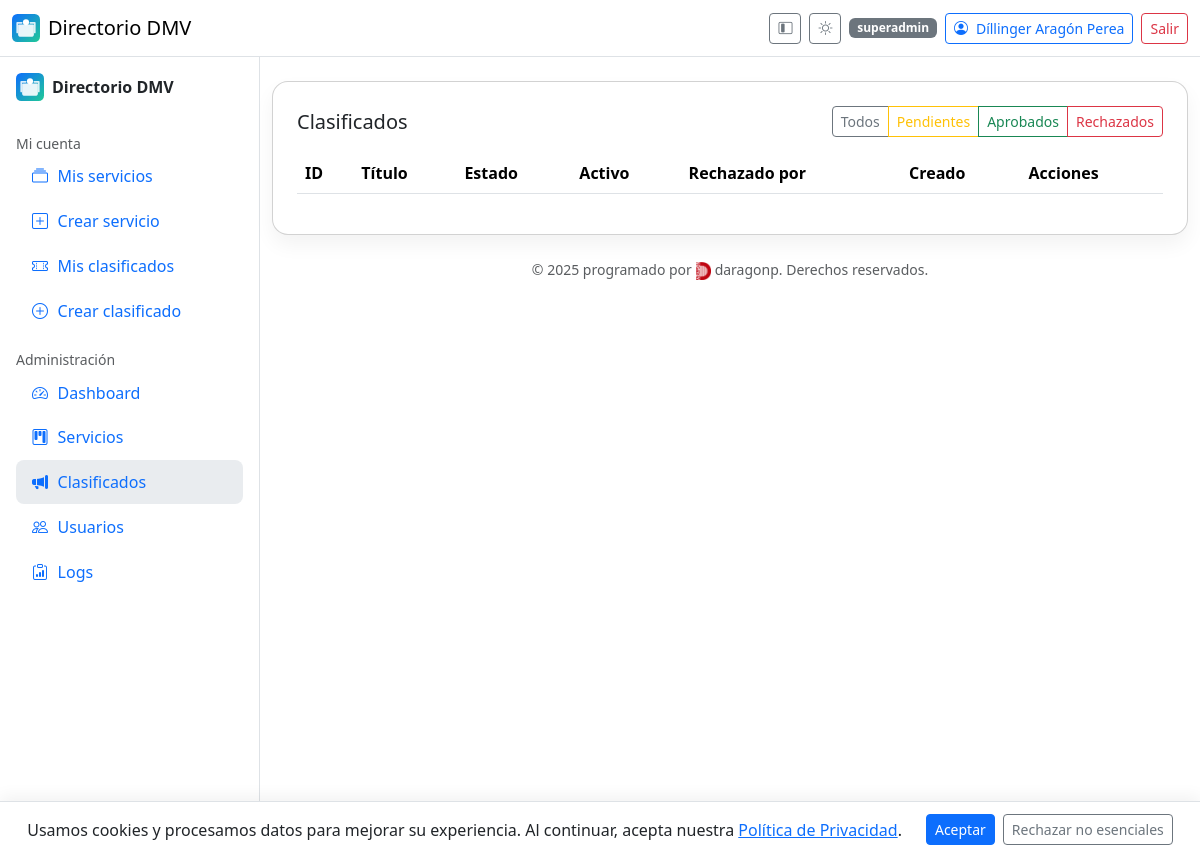
Before: /admin/classifieds (signed in) with the older database file.
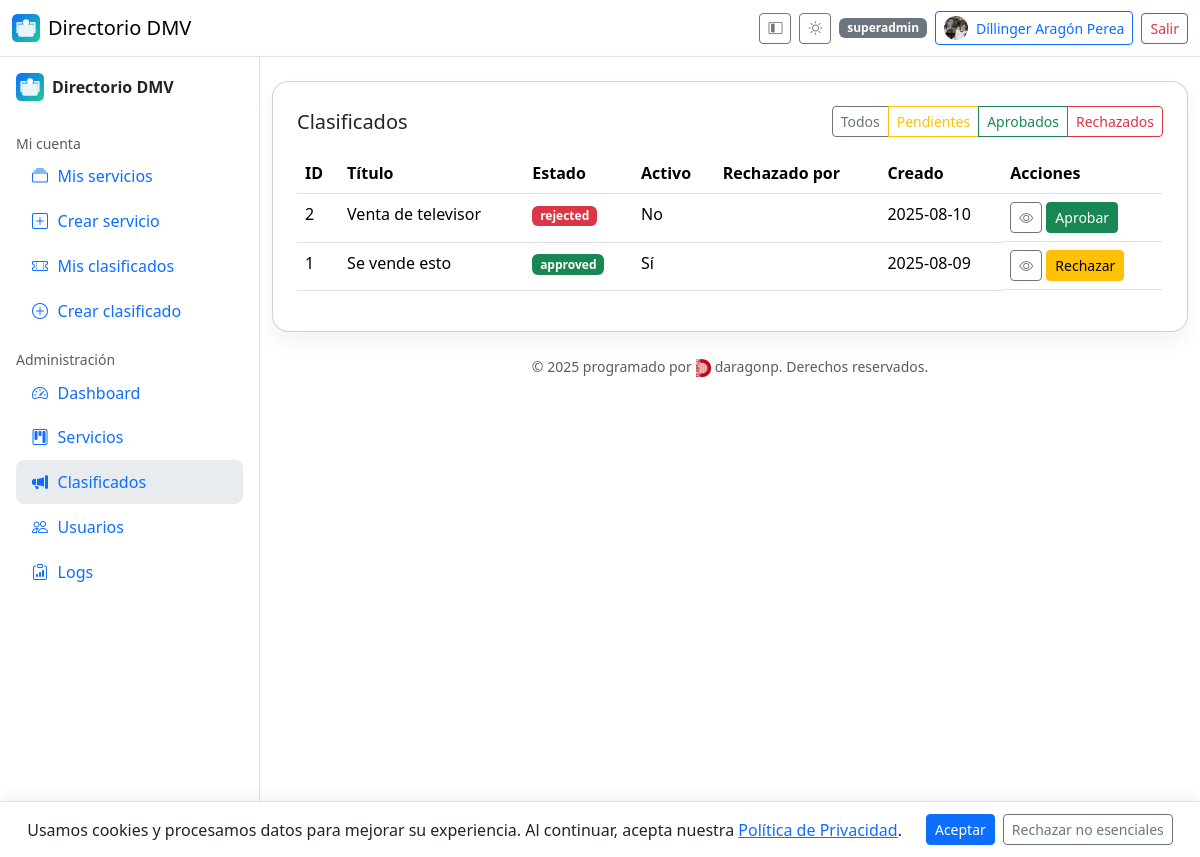
After: the same page with the newer database file.
### app/models.py (models this page shows, shortened)
class User(UserMixin, db.Model):
    id = db.Column(db.Integer, primary_key=True)
    name = db.Column(db.String(120), nullable=False)
    email = db.Column(db.String(120), unique=True, nullable=False, index=True)
    phone = db.Column(db.String(50))
    address = db.Column(db.String(200))
    password_hash = db.Column(db.String(256), nullable=False)
    role = db.Column(db.String(20), default=Role.BASIC.value, nullable=False)
    is_verified = db.Column(db.Boolean, default=False)
    verification_code = db.Column(db.String(6), nullable=True)
    avatar_url = db.Column(db.String(255))
    is_deleted = db.Column(db.Boolean, default=False)
    created_at = db.Column(db.DateTime, default=datetime.utcnow)
    updated_at = db.Column(db.DateTime, default=datetime.utcnow, onupdate=datetime.utcnow)
    services = db.relationship(
        "Service",
        backref="owner",
        lazy=True,
        foreign_keys="Service.owner_id",
    )
    approved_services = db.relationship(
        "Service",
        backref="approver",
        lazy=True,
        foreign_keys="Service.approved_by",
    )

class Classified(db.Model):
    id = db.Column(db.Integer, primary_key=True)
    owner_id = db.Column(db.Integer, db.ForeignKey("user.id"), nullable=False)
    title = db.Column(db.String(140), nullable=False)
    description = db.Column(db.Text, nullable=False)
    start_date = db.Column(db.Date, nullable=False)
    end_date = db.Column(db.Date, nullable=False)
    email = db.Column(db.String(120))
    phone = db.Column(db.String(50))
    address = db.Column(db.String(200))
    link = db.Column(db.String(200))
    status = db.Column(db.String(20), default=ServiceStatus.PENDING.value, nullable=False)  # reuse enum strings
    is_active = db.Column(db.Boolean, default=False)
    is_deleted = db.Column(db.Boolean, default=False)
    approved_by = db.Column(db.Integer, db.ForeignKey("user.id"))
    approved_at = db.Column(db.DateTime)
    created_at = db.Column(db.DateTime, default=datetime.utcnow)
    updated_at = db.Column(db.DateTime, default=datetime.utcnow, onupdate=datetime.utcnow)

### app/admin.py (the view)
@admin_bp.route("/classifieds")
@login_required
def admin_classifieds():
    if not _require_admin():
        return ("Forbidden", 403)
    status = request.args.get("status")
    q = Classified.query.filter_by(is_deleted=False)
    if status:
        q = q.filter_by(status=status)
    items = q.order_by(Classified.created_at.desc()).all()
    users_map = {u.id: u.name for u in User.query.with_entities(User.id, User.name).all()}
    return render_template("admin/classifieds.html", items=items, ServiceStatus=ServiceStatus, users_map=users_map)

### app/admin.py (called while the page is built)
def _require_admin():
    return current_user.is_authenticated and current_user.role in ("admin", "superadmin")

@admin_bp.before_request
def _check_admin():
    if request.endpoint and request.endpoint.startswith("admin.") and not _require_admin():
        return ("Forbidden", 403)

### app/models.py (called while the page is built)
@login_manager.user_loader
def load_user(user_id):
    return User.query.get(int(user_id))

### app/templates/admin/classifieds.html (shortened to what this page needs)
{% extends "base.html" %}
{% block content %}
<div class="card card-shadow p-4">
  <div class="d-flex justify-content-between align-items-center mb-3">
    <h1 class="h5 m-0">Clasificados</h1>
    <div class="btn-group">
      <a class="btn btn-outline-secondary btn-sm" href="{{ url_for('admin.admin_classifieds') }}">Todos</a>
      <a class="btn btn-outline-warning btn-sm" href="{{ url_for('admin.admin_classifieds', status=ServiceStatus.PENDING.value) }}">Pendientes</a>
      <a class="btn btn-outline-success btn-sm" href="{{ url_for('admin.admin_classifieds', status=ServiceStatus.APPROVED.value) }}">Aprobados</a>
      <a class="btn btn-outline-danger btn-sm" href="{{ url_for('admin.admin_classifieds', status=ServiceStatus.REJECTED.value) }}">Rechazados</a>
    </div>
  </div>
  <div class="table-responsive">
    <table class="table" id="dt_cls">
      <thead>
        <tr>
          <th>ID</th>
          <th>Título</th>
          <th>Estado</th>
          <th>Activo</th>
          <th>Rechazado por</th>
          <th>Creado</th>
          <th>Acciones</th>
        </tr>
      </thead>
      <tbody>
        {% for c in items %}
        <tr>
          <td>{{ c.id }}</td>
          <td class="text-truncate" style="max-width: 340px">{{ c.title }}</td>
          <td>
            <span class="badge text-bg-{% if c.status==ServiceStatus.APPROVED.value %}success{% elif c.status==ServiceStatus.PENDING.value %}warning{% else %}danger{% endif %}">
              {{ c.status }}
            </span>
          </td>
          <td>{{ 'Sí' if c.is_active else 'No' }}</td>
          <td>{{ users_map.get(c.rejected_by) or '' }}</td>
          <td>{{ c.created_at.strftime('%Y-%m-%d') if c.created_at else '' }}</td>
          <td class="d-flex gap-1 flex-wrap">
            <a class="btn btn-sm btn-outline-secondary" href="{{ url_for('classifieds.detail', cid=c.id) }}" title="Ver"><i class="bi bi-eye"></i></a>
            {% if c.status != ServiceStatus.APPROVED.value %}
            <form method="post" action="{{ url_for('admin.approve_classified', cid=c.id) }}">
              <button class="btn btn-sm btn-success" title="Aprobar">Aprobar</button>
            </form>
            {% endif %}
            {% if c.status != ServiceStatus.REJECTED.value %}
            <form method="post" action="{{ url_for('admin.reject_classified', cid=c.id) }}">
              <button class="btn btn-sm btn-warning" title="Rechazar">Rechazar</button>
            </form>
            {% endif %}
          </td>
        </tr>
        {% endfor %}
      </tbody>
    </table>
  </div>
</div>
{% endblock %}

### app/templates/base.html (shortened to what this page needs)
{% set is_admin = (current_user.is_authenticated and current_user.role in ['admin','superadmin']) %}
<!doctype html>
<html lang="es">
<head>
  <link href="https://cdn.jsdelivr.net/npm/bootstrap@5.3.3/dist/css/bootstrap.min.css" rel="stylesheet">
  <link href="https://cdn.jsdelivr.net/npm/bootstrap-icons@1.11.3/font/bootstrap-icons.css" rel="stylesheet">
  <link href="https://cdn.datatables.net/2.0.8/css/dataTables.bootstrap5.css" rel="stylesheet">
  <link rel="stylesheet" href="{{ url_for('static', filename='css/style.css') }}">
</head>
<body class="bg-body">
<header class="navbar bg-body border-bottom sticky-top" id="appHeader">
  <div class="container-fluid">
    <a class="navbar-brand d-flex align-items-center gap-2" href="{{ url_for('main.index') }}">
      <img src="{{ APP_ICON_URL }}" alt="icon" style="width:28px;height:28px"> {{ APP_NAME }}
    </a>
    <div class="d-flex align-items-center gap-2">
      <button class="btn btn-sm btn-outline-secondary d-none d-lg-inline-flex" id="btnCollapse" title="Colapsar menú">
        <i class="bi bi-layout-sidebar-inset"></i>
      </button>
      <button class="btn btn-sm btn-outline-secondary" id="themeToggle" type="button" aria-label="Cambiar tema">
        <i class="bi bi-brightness-high" id="icon-sun" style="display:none"></i>
      </button>
      {% if current_user.is_authenticated %}
        <span class="badge text-bg-secondary d-none d-md-inline">{{ current_user.role }}</span>
        <a class="btn btn-sm btn-outline-primary d-flex align-items-center gap-2" href="{{ url_for('auth.profile') }}">
          {% if current_user.avatar_url %}
            <img src="{{ current_user.avatar_url }}" alt="avatar" class="rounded-circle" style="width:24px;height:24px;object-fit:cover;">
          {% else %}
            <i class="bi bi-person-circle"></i>
          {% endif %}
          <span class="d-none d-sm-inline">{{ current_user.name }}</span>
        </a>
        <a class="btn btn-sm btn-outline-danger" href="{{ url_for('auth.logout') }}">Salir</a>
      {% else %}
        <a class="btn btn-sm btn-outline-primary" href="{{ url_for('auth.login') }}">Ingresar</a>
        <a class="btn btn-sm btn-primary" href="{{ url_for('auth.register') }}">Registro</a>
      {% endif %}
    </div>
  </div>
</header>
<div class="layout" id="layout">
  <aside class="sidebar p-3" id="sidebar" aria-label="Menú lateral">
    <div class="mb-3 d-flex align-items-center gap-2 fw-semibold">
      <img src="{{ APP_ICON_URL }}" alt="icon" style="width:28px;height:28px">
      <strong class="text-label">{{ APP_NAME }}</strong>
    </div>
    <nav class="nav flex-column">
      {% if current_user.is_authenticated %}
        <div class="mt-3 text-body-secondary small text-label">Mi cuenta</div>
        <a class="nav-link {% if request.endpoint=='services.my_services' %}active{% endif %}" href="{{ url_for('services.my_services') }}">
          <span class="icon bi bi-collection"></span><span class="text-label">Mis servicios</span>
        </a>
        <a class="nav-link {% if request.endpoint=='services.create_service' %}active{% endif %}" href="{{ url_for('services.create_service') }}">
          <span class="icon bi bi-plus-square"></span><span class="text-label">Crear servicio</span>
        </a>
        <a class="nav-link {% if request.endpoint=='classifieds.mine' %}active{% endif %}" href="{{ url_for('classifieds.mine') }}">
          <span class="icon bi bi-ticket-perforated"></span><span class="text-label">Mis clasificados</span>
        </a>
        <a class="nav-link {% if request.endpoint=='classifieds.create' %}active{% endif %}" href="{{ url_for('classifieds.create') }}">
          <span class="icon bi bi-plus-circle"></span><span class="text-label">Crear clasificado</span>
        </a>
      {% endif %}
      {% if is_admin %}
        <div class="mt-3 text-body-secondary small text-label">Administración</div>
        <a class="nav-link {% if request.endpoint=='admin.dashboard' %}active{% endif %}" href="{{ url_for('admin.dashboard') }}">
          <span class="icon bi bi-speedometer2"></span><span class="text-label">Dashboard</span>
        </a>
        <a class="nav-link {% if request.endpoint=='admin.admin_services' %}active{% endif %}" href="{{ url_for('admin.admin_services') }}">
          <span class="icon bi bi-kanban"></span><span class="text-label">Servicios</span>
        </a>
        <a class="nav-link {% if request.endpoint=='admin.admin_classifieds' %}active{% endif %}" href="{{ url_for('admin.admin_classifieds') }}">
          <span class="icon bi bi-megaphone-fill"></span><span class="text-label">Clasificados</span>
        </a>
        <a class="nav-link {% if request.endpoint=='admin.users' %}active{% endif %}" href="{{ url_for('admin.users') }}">
          <span class="icon bi bi-people"></span><span class="text-label">Usuarios</span>
        </a>
        {% if current_user.role == 'superadmin' %}
        <a class="nav-link {% if request.endpoint=='admin.logs' %}active{% endif %}" href="{{ url_for('admin.logs') }}">
          <span class="icon bi bi-clipboard-data"></span><span class="text-label">Logs</span>
        </a>
        {% endif %}
      {% endif %}
    </nav>
  </aside>
  <main class="container-fluid py-4">
    {% block content %}{% endblock %}
    <footer class="text-center py-4 small text-body-secondary">
      &copy; {{ CURRENT_YEAR }} programado por
      <img src="/static/logoda.png" alt="daragonp" style="height:18px;vertical-align:middle;"> daragonp. Derechos reservados.
    </footer>
  </main>
</div>
<div id="cookie-banner" class="cookie-banner d-none">
  <span>
    Usamos cookies y procesamos datos para mejorar su experiencia. Al continuar, acepta nuestra
    <a href="{{ url_for('main.privacy') }}" target="_blank" rel="noopener">Política de Privacidad</a>.
  </span>
  <div class="ms-3 d-flex gap-2">
    <button id="accept-cookies" class="btn btn-primary btn-sm">Aceptar</button>
    <button id="reject-cookies" class="btn btn-outline-secondary btn-sm">Rechazar no esenciales</button>
  </div>
</div>
</body>
</html>

### app/static/css/style.css (style rules this page uses)
.layout { display: grid; grid-template-columns: 260px 1fr; gap: 0; }
.sidebar { position: sticky; top: 0; height: 100vh; overflow: auto; border-right: 1px solid var(--bs-border-color); background: var(--bs-body-bg); }
.sidebar .nav-link { display:flex; align-items:center; gap:.5rem; padding:.65rem .9rem; border-radius:.5rem; }
.sidebar .nav-link.active { background: var(--bs-secondary-bg); }
.sidebar .icon { width: 1.2rem; text-align:center; }
.cookie-banner { position: fixed; bottom: 0; left: 0; width: 100%; z-index: 1080; display: flex; align-items: center; justify-content: center; gap: .5rem; padding: .75rem 1rem; background: var(--bs-body-bg); color: var(--bs-body-color); border-top: 1px solid var(--bs-border-color); box-shadow: 0 -4px 16px rgba(0,0,0,.06); }
.cookie-banner a { color: var(--bs-link-color); text-decoration: underline; }
.card-shadow { box-shadow: 0 10px 20px rgba(0,0,0,.05); border-radius:1rem; }
.text-truncate { white-space: nowrap; overflow: hidden; text-overflow: ellipsis; }

Changed rows visible on the page:
changed User "Díllinger Aragón Perea": avatar_url: picture added
added Classified: id "2", title "Venta de televisor", status "rejected", is_active "No", created_at "2025-08-10"
added Classified: id "1", title "Se vende esto", status "approved", is_active "Sí", created_at "2025-08-09"
